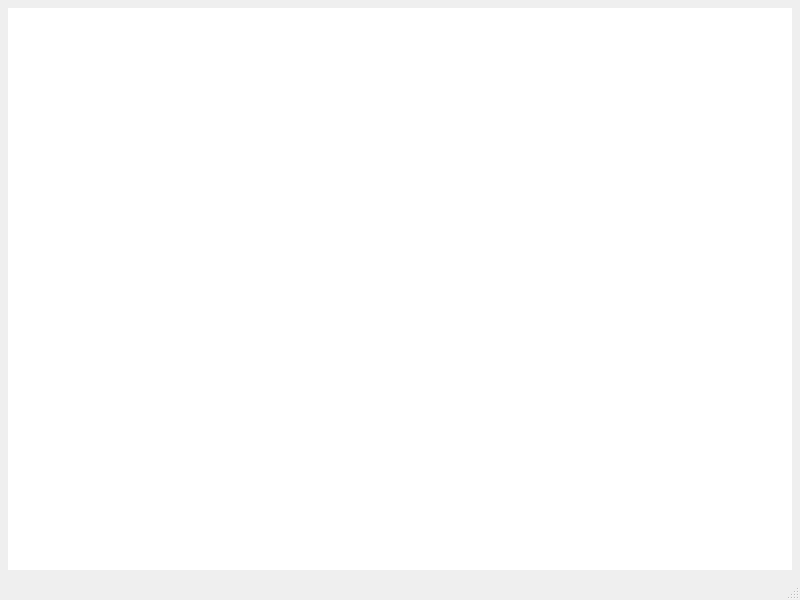
<?xml version="1.0" encoding="UTF-8"?>
<ui version="4.0">
 <class>QDeleteNotesViewClass</class>
 <widget class="QMainWindow" name="QDeleteNotesViewClass">
  <property name="geometry">
   <rect>
    <x>0</x>
    <y>0</y>
    <width>800</width>
    <height>600</height>
   </rect>
  </property>
  <property name="windowTitle">
   <string>Delete notes</string>
  </property>
  <widget class="QWidget" name="centralwidget">
   <layout class="QGridLayout" name="gridLayout">
    <property name="margin">
     <number>8</number>
    </property>
    <item row="0" column="0">
     <widget class="QScrollArea" name="scrollArea">
      <property name="frameShape">
       <enum>QFrame::NoFrame</enum>
      </property>
      <property name="horizontalScrollBarPolicy">
       <enum>Qt::ScrollBarAlwaysOff</enum>
      </property>
      <property name="widgetResizable">
       <bool>true</bool>
      </property>
      <widget class="QWidget" name="scrollAreaWidgetContents">
       <property name="geometry">
        <rect>
         <x>0</x>
         <y>0</y>
         <width>784</width>
         <height>540</height>
        </rect>
       </property>
       <layout class="QGridLayout" name="gridLayout_2">
        <property name="margin">
         <number>0</number>
        </property>
        <item row="1" column="0">
         <widget class="QNonScrollableListWidget" name="lwDeleteNoteList">
          <property name="frameShape">
           <enum>QFrame::NoFrame</enum>
          </property>
          <property name="verticalScrollBarPolicy">
           <enum>Qt::ScrollBarAlwaysOff</enum>
          </property>
          <property name="horizontalScrollBarPolicy">
           <enum>Qt::ScrollBarAlwaysOff</enum>
          </property>
          <property name="autoScroll">
           <bool>false</bool>
          </property>
         </widget>
        </item>
       </layout>
      </widget>
     </widget>
    </item>
   </layout>
  </widget>
  <widget class="QMenuBar" name="menubar">
   <property name="geometry">
    <rect>
     <x>0</x>
     <y>0</y>
     <width>800</width>
     <height>22</height>
    </rect>
   </property>
  </widget>
  <widget class="QStatusBar" name="statusBar"/>
 </widget>
 <customwidgets>
  <customwidget>
   <class>QNonScrollableListWidget</class>
   <extends>QListWidget</extends>
   <header>QNonScrollableListWidget.h</header>
  </customwidget>
 </customwidgets>
 <resources>
  <include location="Resources/Icons.qrc"/>
 </resources>
 <connections/>
</ui>
